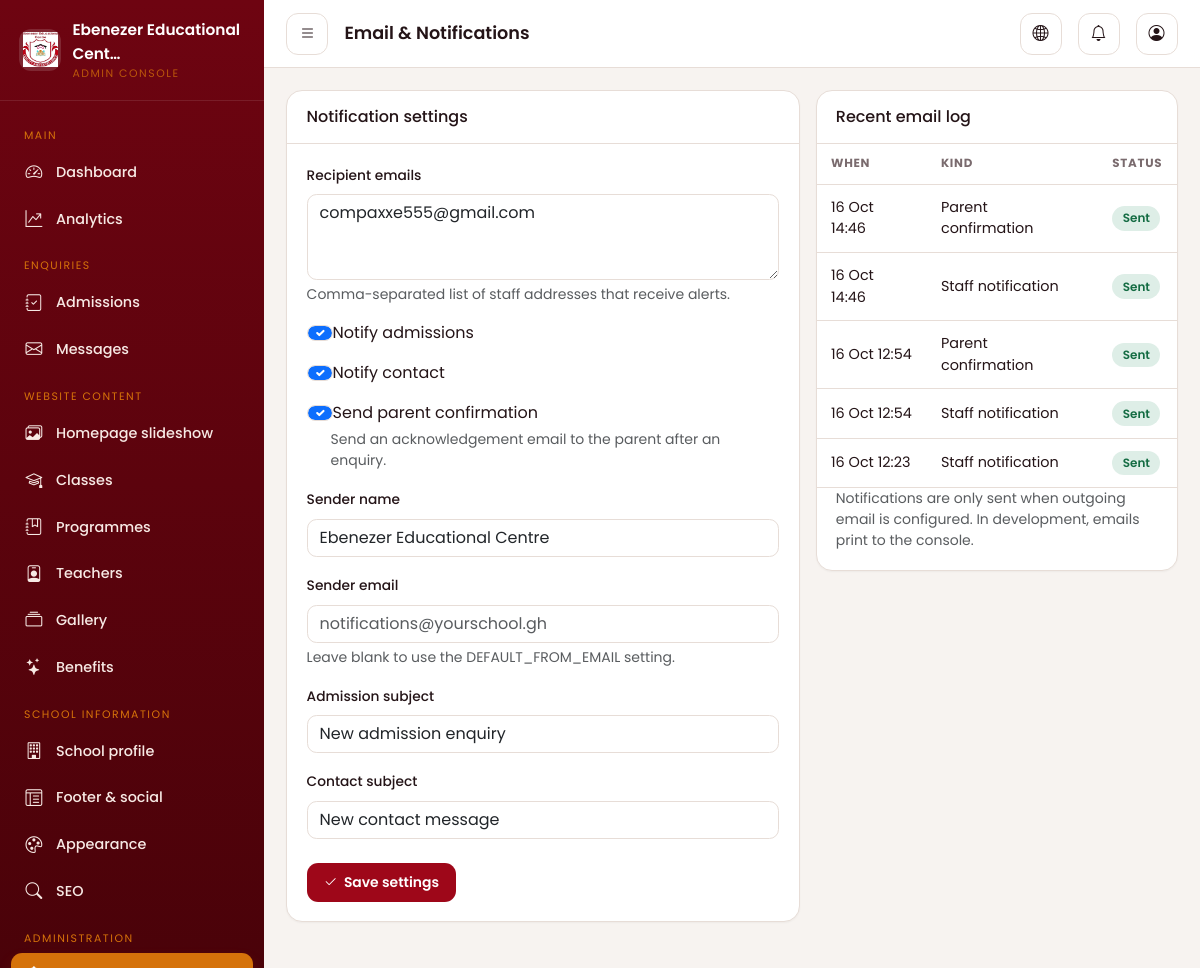
Screenshot of /dashboard/notifications/ (signed in) with the database file from the repository.
### apps/core/models.py (models this page shows, shortened)
class SingletonModel(models.Model):
    CACHE_KEY = None
    class Meta:
        abstract = True
    @classmethod
    def _cache_key(cls) -> str:
        return cls.CACHE_KEY or f"singleton:{cls._meta.label}"
    @classmethod
    def get_solo(cls):
        key = cls._cache_key()
        obj = cache.get(key)
        if obj is None:
            obj, _ = cls.objects.get_or_create(pk=1)
            cache.set(key, obj, None)
        return obj

class SchoolSettings(SingletonModel):
    CACHE_KEY = "settings:school"
    school_name = models.CharField(max_length=150, default="Ebenezer Educational Centre")
    short_description = models.CharField(
        max_length=300,
        blank=True,
        help_text="Used in the footer and social sharing cards.",
    )
    tagline = models.CharField(
        max_length=200,
        blank=True,
        help_text="Short tagline shown below the school name in the navbar.",
    )
    full_description = models.TextField(
        blank=True,
        help_text="Longer introduction used on the homepage and About page.",
    )
    address = models.CharField(max_length=255, blank=True, default="Jukwa, Cape Coast")
    town = models.CharField(max_length=100, blank=True, default="Jukwa")
    region = models.CharField(max_length=100, blank=True, default="Central Region")
    country = models.CharField(max_length=100, blank=True, default="Ghana")
    phone_primary = models.CharField(max_length=40, blank=True)
    phone_secondary = models.CharField(max_length=40, blank=True)
    email_primary = models.EmailField(blank=True)
    email_secondary = models.EmailField(blank=True)
    opening_hours = models.CharField(
        max_length=200, blank=True, default="Monday - Friday, 7:00am - 4:00pm"
    )
    vision = models.TextField(blank=True)
    mission = models.TextField(blank=True)
    proprietress_name = models.CharField(max_length=150, blank=True)
    proprietress_title = models.CharField(
        max_length=150, blank=True, default="Proprietress"
    )
    proprietress_message = models.TextField(blank=True)
    headmistress_image = models.ImageField(
        upload_to="branding/",
        blank=True,
        null=True,
        help_text="Optional photo of the school headmistress.",
    )
    logo = models.ImageField(upload_to="branding/", blank=True, null=True)
    logo_light = models.ImageField(
        upload_to="branding/",
        blank=True,
        null=True,
        help_text="Optional logo variant for dark backgrounds.",
    )
    favicon = models.ImageField(upload_to="branding/", blank=True, null=True)
    default_image = models.ImageField(
        upload_to="branding/", blank=True, null=True
    )
    home_welcome_image = models.ImageField(
        upload_to="branding/",
        blank=True,
        null=True,
        help_text="Photo shown in the Welcome section of the homepage.",
    )
    about_story_image = models.ImageField(
        upload_to="branding/",
        blank=True,
        null=True,
        help_text="Photo shown in the Our Story section of the About page.",
    )
    map_url = models.URLField(
        blank=True,
        max_length=1000,
        help_text="Google Maps embed URL (Share → Embed a map in Google Maps), not a short sharing link. Leave blank to hide the map.",
    )
    directions_url = models.URLField(blank=True)
    footer_intro = models.TextField(blank=True)
    footer_copyright = models.CharField(max_length=255, blank=True)
    facebook_url = models.URLField(blank=True)
    instagram_url = models.URLField(blank=True)
    twitter_url = models.URLField(blank=True)
    tiktok_url = models.URLField(blank=True)
    youtube_url = models.URLField(blank=True)
    linkedin_url = models.URLField(blank=True)
    whatsapp_number = models.CharField(max_length=40, blank=True)
    privacy_policy = models.TextField(
        blank=True, help_text="Privacy policy content shown on the privacy page."
    )
    updated_at = models.DateTimeField(auto_now=True)
    class Meta:
        verbose_name = "School settings"
        verbose_name_plural = "School settings"

class NotificationSettings(SingletonModel):
    CACHE_KEY = "settings:notifications"
    recipient_emails = models.TextField(
        blank=True,
        help_text="Comma-separated list of staff addresses that receive alerts.",
    )
    notify_admissions = models.BooleanField(default=True)
    notify_contact = models.BooleanField(default=True)
    send_parent_confirmation = models.BooleanField(
        default=False,
        help_text="Send an acknowledgement email to the parent after an enquiry.",
    )
    sender_name = models.CharField(
        max_length=150, blank=True, default="Ebenezer Educational Centre"
    )
    sender_email = models.EmailField(
        blank=True, help_text="Leave blank to use the DEFAULT_FROM_EMAIL setting."
    )
    admission_subject = models.CharField(
        max_length=200, blank=True, default="New admission enquiry"
    )
    contact_subject = models.CharField(
        max_length=200, blank=True, default="New website message"
    )
    updated_at = models.DateTimeField(auto_now=True)
    class Meta:
        verbose_name = "Notification settings"
        verbose_name_plural = "Notification settings"

class NotificationLog(models.Model):
    KIND_STAFF = "staff"
    KIND_PARENT = "parent"
    KIND_CHOICES = [(KIND_STAFF, "Staff notification"), (KIND_PARENT, "Parent confirmation")]
    STATUS_SENT = "sent"
    STATUS_FAILED = "failed"
    STATUS_CHOICES = [(STATUS_SENT, "Sent"), (STATUS_FAILED, "Failed")]
    kind = models.CharField(max_length=20, choices=KIND_CHOICES)
    status = models.CharField(max_length=20, choices=STATUS_CHOICES)
    recipients = models.CharField(max_length=500, blank=True)
    subject = models.CharField(max_length=255, blank=True)
    related_model = models.CharField(max_length=120, blank=True)
    related_object_id = models.CharField(max_length=64, blank=True)
    error_message = models.TextField(blank=True)
    created_at = models.DateTimeField(auto_now_add=True, db_index=True)
    class Meta:
        ordering = ["-created_at"]
        verbose_name = "Notification log"
        verbose_name_plural = "Notification log"

### apps/dashboard/views.py (the view)
# urls.py: path("notifications/", views.notification_settings, name="notification_settings"),
@capability_required("notifications_manage")
def notification_settings(request):
    obj = NotificationSettings.get_solo()
    form = NotificationSettingsForm(request.POST or None, instance=obj)
    if request.method == "POST" and form.is_valid():
        form.save()
        log_action(request, "update", obj, "Updated notification settings")
        messages.success(request, "Notification settings saved.")
        return redirect("dashboard:notification_settings")
    logs = NotificationLog.objects.all()[:10]
    return render(
        request,
        "dashboard/notifications.html",
        {"form": form, "logs": logs, "page_title": "Email & Notifications",
         "active": "notifications"},
    )

### templates/dashboard/notifications.html (shortened to what this page needs)
{% extends "dashboard/base.html" %}
{% load crispy_forms_tags %}
{% block content %}
<div class="row g-3">
  <div class="col-lg-7">
    <div class="dash-card">
      <div class="dash-card-head"><h2 class="h6 mb-0">Notification settings</h2></div>
      <div class="dash-card-body">
        <form method="post" novalidate>
          {{ form|crispy }}
          <div class="d-flex gap-2 mt-4">
            <button type="submit" class="dash-btn dash-btn-primary"><i class="bi bi-check2"></i> Save settings</button>
          </div>
        </form>
      </div>
    </div>
  </div>
  <div class="col-lg-5">
    <div class="dash-card">
      <div class="dash-card-head"><h2 class="h6 mb-0">Recent email log</h2></div>
      <div class="table-responsive">
        <table class="dash-table">
          <thead><tr><th>When</th><th>Kind</th><th>Status</th></tr></thead>
          <tbody>
            {% for log in logs %}
              <tr>
                <td>{{ log.created_at|date:"d M H:i" }}</td>
                <td>{{ log.get_kind_display }}</td>
                <td>{% if log.status == 'sent' %}<span class="pill pill-active">Sent</span>{% else %}<span class="pill pill-new">Failed</span>{% endif %}</td>
              </tr>
            {% empty %}
              <tr><td colspan="3" class="text-center text-muted py-4">No emails sent yet.</td></tr>
            {% endfor %}
          </tbody>
        </table>
      </div>
      <div class="dash-card-body pt-0">
        <p class="text-muted small mb-0">Notifications are only sent when outgoing email is configured. In development, emails print to the console.</p>
      </div>
    </div>
  </div>
</div>
{% endblock %}

### templates/dashboard/partials/sidebar.html (shortened to what this page needs)
{% load static %}{% load permissions %}
<aside class="dash-sidebar" aria-label="Dashboard navigation">
  <a class="dash-brand" href="{% url 'dashboard:overview' %}">
    <span class="mark">
      {% if school.logo %}<img src="{{ school.logo.url }}" alt="">{% else %}<i class="bi bi-mortarboard-fill"></i>{% endif %}
    </span>
    <span>
      <span class="name">{{ school.school_name|truncatechars:26 }}</span>
      <span class="sub d-block" style="color:#D5720A">Admin Console</span>
    </span>
  </a>
  <nav class="dash-nav">
    <div class="group-label">Main</div>
    {% if request.user|can:"dashboard_access" %}
      <a href="{% url 'dashboard:overview' %}" class="{% if active == 'overview' %}active{% endif %}"><i class="bi bi-speedometer2"></i> Dashboard</a>
    {% endif %}
    {% if request.user|can:"analytics_view" %}
      <a href="{% url 'dashboard:analytics' %}" class="{% if active == 'analytics' %}active{% endif %}"><i class="bi bi-graph-up-arrow"></i> Analytics</a>
    {% endif %}
    {% if request.user|can:"admissions_manage" %}
      <div class="group-label">Enquiries</div>
      <a href="{% url 'dashboard:admission_list' %}" class="{% if active == 'admissions' %}active{% endif %}">
        <i class="bi bi-journal-check"></i> Admissions
      </a>
      <a href="{% url 'dashboard:message_list' %}" class="{% if active == 'messages' %}active{% endif %}">
        <i class="bi bi-envelope"></i> Messages
      </a>
    {% endif %}
    {% if request.user|can:"content_manage" %}
      <div class="group-label">Website content</div>
      <a href="{% url 'dashboard:slide_list' %}" class="{% if active == 'slides' %}active{% endif %}"><i class="bi bi-images"></i> Homepage slideshow</a>
      <a href="{% url 'dashboard:class_list' %}" class="{% if active == 'classes' %}active{% endif %}"><i class="bi bi-mortarboard"></i> Classes</a>
      <a href="{% url 'dashboard:programme_list' %}" class="{% if active == 'programmes' %}active{% endif %}"><i class="bi bi-journal-bookmark"></i> Programmes</a>
      <a href="{% url 'dashboard:teacher_list' %}" class="{% if active == 'teachers' %}active{% endif %}"><i class="bi bi-person-badge"></i> Teachers</a>
      <a href="{% url 'dashboard:album_list' %}" class="{% if active == 'gallery' %}active{% endif %}"><i class="bi bi-collection"></i> Gallery</a>
      <a href="{% url 'dashboard:benefit_list' %}" class="{% if active == 'benefits' %}active{% endif %}"><i class="bi bi-stars"></i> Benefits</a>
    {% endif %}
    {% if request.user|can:"settings_manage" %}
      <div class="group-label">School information</div>
      <a href="{% url 'dashboard:school_info' %}" class="{% if active == 'school' %}active{% endif %}"><i class="bi bi-building"></i> School profile</a>
      <a href="{% url 'dashboard:footer_settings' %}" class="{% if active == 'footer' %}active{% endif %}"><i class="bi bi-layout-text-window-reverse"></i> Footer &amp; social</a>
    {% endif %}
    {% if request.user|can:"appearance_manage" %}
      <a href="{% url 'dashboard:appearance' %}" class="{% if active == 'appearance' %}active{% endif %}"><i class="bi bi-palette"></i> Appearance</a>
    {% endif %}
    {% if request.user|can:"seo_manage" %}
      <a href="{% url 'dashboard:seo_settings' %}" class="{% if active == 'seo' %}active{% endif %}"><i class="bi bi-search"></i> SEO</a>
    {% endif %}
    {% if request.user|can:"notifications_manage" or request.user|can:"users_manage" or request.user|can:"system_manage" %}
      <div class="group-label">Administration</div>
      {% if request.user|can:"notifications_manage" %}
        <a href="{% url 'dashboard:notification_settings' %}" class="{% if active == 'notifications' %}active{% endif %}"><i class="bi bi-bell"></i> Notifications</a>
      {% endif %}
    {% endif %}
  </nav>
</aside>

### rows the page displays
SchoolSettings: logo (picture), school_name "Ebenezer Educational Cent…"
NotificationSettings: recipient_emails "compaxxe555@gmail.com", notify_admissions "☑", notify_contact "☑", send_parent_confirmation "☑", sender_name "Ebenezer Educational Centre", admission_subject "New admission enquiry", contact_subject "New contact message"
NotificationLog: created_at "16 Oct 14:46", kind "Parent confirmation", status "Sent"
NotificationLog: created_at "16 Oct 14:46", kind "Staff notification", status "Sent"
NotificationLog: created_at "16 Oct 12:54", kind "Parent confirmation", status "Sent"
NotificationLog: created_at "16 Oct 12:54", kind "Staff notification", status "Sent"
NotificationLog: created_at "16 Oct 12:23", kind "Staff notification", status "Sent"

### other values shown
{{ page_title|default:"Dashboard" }} "Email & Notifications"
